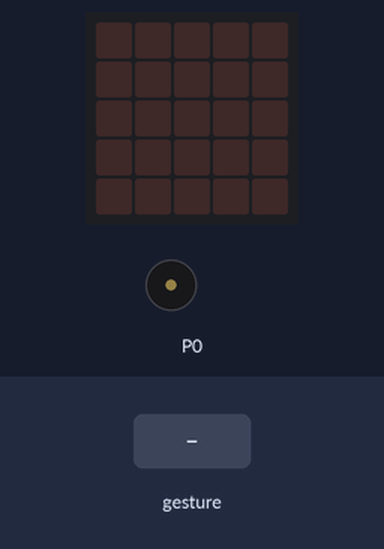
Simulated run of this program. Board: BBC micro:bit (MakeCode). On the bench: the board's 5×5 LED display, buzzer (waves = sounding). The inputs (shaded band) are chosen by the test bench. A tilt is held for 1.5 s and a shake lasts 1 s, then the board lies face up again.

Above: at 1.2 s.
1.3 s: gesture 'shake'
At 1.8 s:
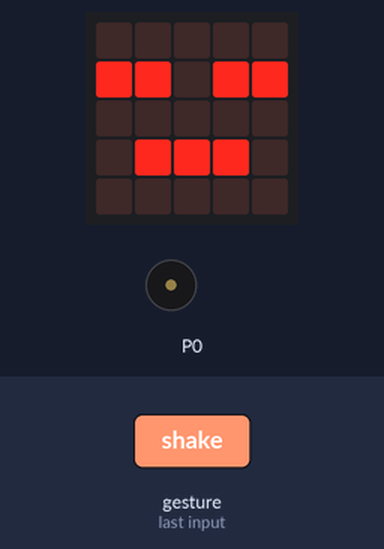
At 2.5 s:
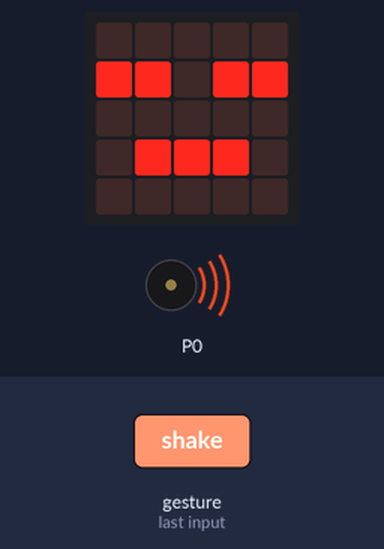
Timing chart, 0 to 10.3 s (numbered marks = the images above; inputs shaded):
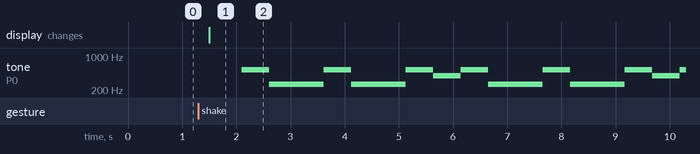

The program:

main.ts
```typescript
input.onGesture(Gesture.Shake, function () {
    basic.showIcon(IconNames.Asleep)
    for (let index = 0; index < 4; index++) {
        music.play(music.stringPlayable("C5 C C C5 C C C5 G ", 120), music.PlaybackMode.UntilDone)
    }
})
basic.forever(function () {

})
```

test.ts
```typescript
// testes vão aqui; isto não será compilado quando este pacote for usado como uma extensão.
```

Measured:
- after the input at 1.3 s, tone on P0: plays 523 Hz for 0.51 s, 262 Hz for 1.0 s, 523 Hz for 0.51 s, 262 Hz for 1.0 s, 523 Hz for 0.51 s, 392 Hz for 0.51 s … (13 notes in this stretch), starting after 0.80 s; the display: changes after 0.20 s (image 1)
